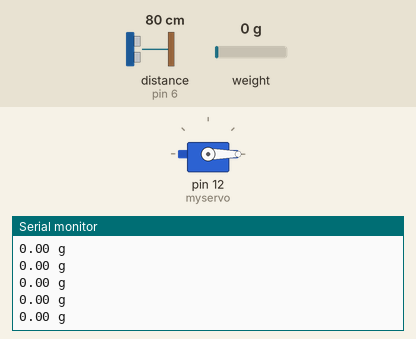
Simulated run of this sketch. Board: Arduino Uno, built with avr-gcc and run on an emulated ATmega328P. On the bench: servo, the last lines printed to the serial monitor. The inputs (shaded band) are chosen by the test bench; at power-on: weight on the scale 0 g, distance to the obstacle (sensor on pin 6) 80 cm. The echo pulse lasts 58.3 µs per cm.

Above: at 3.6 s.
3.7 s: weight on the scale set to 362 g
At 4.5 s:
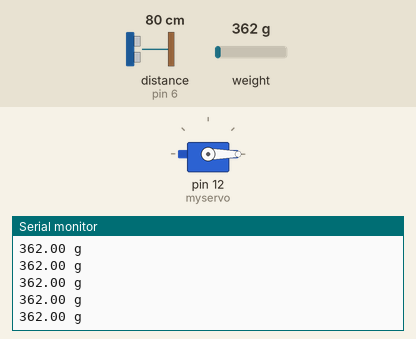
6.7 s: weight on the scale set to 441 g
At 7.4 s:
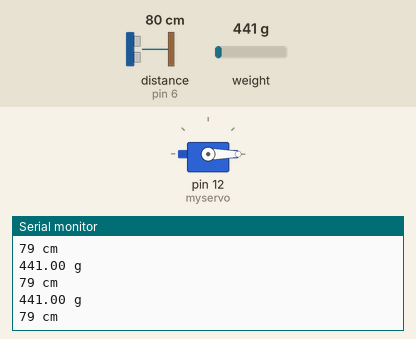
Timing chart, 0 to 9.7 s (numbered marks = the images above; inputs shaded):
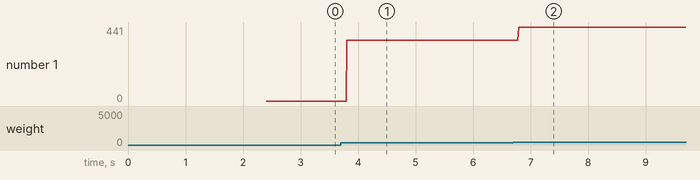

The sketch:

main.ino
```cpp
#include <Servo.h>
#include <HX711_ADC.h>
#include <EEPROM.h>

Servo myservo;
int trigPin1 = 5;
int echoPin1 = 6;

long duration1;
int distance1;

const int HX711_dout = 3; // mcu > HX711 dout pin
const int HX711_sck = 2;  // mcu > HX711 sck pin
HX711_ADC LoadCell(HX711_dout, HX711_sck);
void pingpong()
{
    myservo.write(0);
    digitalWrite(trigPin1, LOW);
    delayMicroseconds(2);
    digitalWrite(trigPin1, HIGH);
    delayMicroseconds(10);
    digitalWrite(trigPin1, LOW);
    duration1 = pulseIn(echoPin1, HIGH);
    distance1 = duration1 * 0.034 / 2;

    Serial.print(distance1);
    Serial.println(" cm ");

    // if distance from either sensor is less than or equal to 5 cm
    if (distance1 <= 20)
    {
        myservo.write(90);
        Serial.println("kkkk"); // rotate servo motor to 90 degrees
        delay(800);             // wait for the servo to move
        myservo.write(0);
        delay(100);
        while (distance1 <= 20)
        { // while object is still in range of either sensor
            // read distance from first sensor
            digitalWrite(trigPin1, LOW);
            delayMicroseconds(2);
            digitalWrite(trigPin1, HIGH);
            delayMicroseconds(10);
            digitalWrite(trigPin1, LOW);
            duration1 = pulseIn(echoPin1, HIGH);
            distance1 = duration1 * 0.034 / 2;

            Serial.print(distance1);
            Serial.println(" cm ");
            delay(100);
        }
        // myservo.write(0);    // rotate servo motor back to original position
        delay(100); // wait for the servo to move
    }
}
void setup()
{
    myservo.attach(12); // attach servo motor to pin 10
    myservo.write(0);
    pinMode(trigPin1, OUTPUT);
    pinMode(echoPin1, INPUT);
    float calibrationValue = 96.06;
    Serial.begin(9600);
    LoadCell.begin();     // start connection to HX711
    LoadCell.start(2000); // load cells gets 2000ms of time to stabilize
    EEPROM.get(0, calibrationValue);
    LoadCell.setCalFactor(calibrationValue);
}

void loop()
{
    // read distance from first sensor
    LoadCell.update();            // retrieves data from the load cell
    float i = LoadCell.getData(); // get output value

    Serial.print(i);
    Serial.println(" g ");
    if (i > 400.0)
    {
        pingpong();
    }
}
```

Measured:
- the behaviour switches between 400 and 401 g on weight on the scale (found by bisection; images 1 and 2)
- after the input at 3.7 s, the serial monitor: prints a new line after 0.10 s (image 1)
- after the input at 6.7 s, the serial monitor: prints a new line after 0.09 s (image 2)
- plotted number 1: 0 → 362 after the input at 3.7 s, 362 → 441 after the input at 6.7 s
